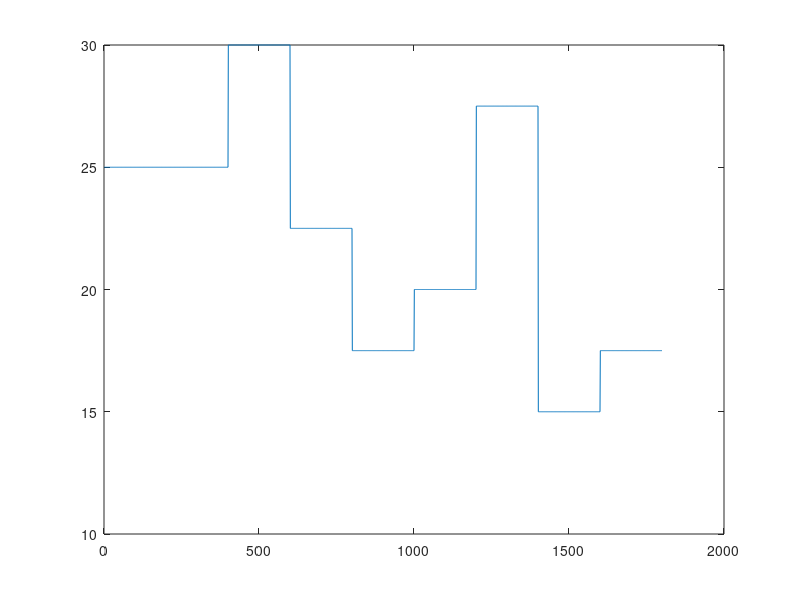

Write the MATLAB code that produced this figure.
% Open-loop experiment for data collection in TCLab
%
% Initializes TCLab, applies a sequence of open-loop controls and records
% the corresponding temperature.
%
% If you see the warning 'Computation time exceeded sampling time by x
% seconds at sample k', it is because the computation time in a given
% loop took more than the sampling period Ts. Try to disable the rt_plot
% flag to fix it or increase Ts.
%
% Functions called: tclab.
%
% J. Miranda Lemos and Afonso Botelho, IST, May 2023
%__________________________________________________________________________

% Initialization
clear all
close all
clc
try
    tclab;
    run = true;
catch
    fprintf('Not able to connect to Arduino\n')
    run = false;
end
script_dir = fileparts(mfilename('fullpath'));
data_folder = fullfile(script_dir,'matfiles');
if ~exist(data_folder,'dir')
    mkdir(data_folder);
end

% Input parameters
u_values = [25 30 22.5 17.5 20 27.5 15 17.5];
step_duration = 1000;

% Experiment parameters
number_of_steps = size(u_values, 2);
T = step_duration * 2 + (number_of_steps - 1) * step_duration; % experiment duration [s] 
% First step has double the time 

Ts = 5; % sampling period [s]
N = T/Ts; % number of samples to collect (bc zero)

step_duration_samples = step_duration / Ts;

% Open-loop profile
u = zeros(2,N);
first_index = 2*step_duration_samples;

u(1,1:first_index) = u_values(1);
u(2,:) = 0;

previous_index = first_index + 1;
for k=2:number_of_steps
    index = min(previous_index + step_duration_samples - 1,N);
    u(1,previous_index:index) = u_values(k);
    previous_index = index + 1;

end

plot(u(1,:)) % Run section and plot to see if u is well defined

%% Test

if ~run
    fprintf('Connect to Arduino\n')
    return
end

% Real-time plot flag. If true, plots the input and measured temperature in
% real time. If false, only plots at the end of the experiment and instead
% prints the results in the command window.
rt_plot = true;

% Initialize figure and signals
if rt_plot
    figure
    drawnow;
end
t = nan(1,N);
y = nan(2,N);

% String with date for saving results
timestr = char(datetime('now','Format','yyMMdd_HHmmSS'));

% Signals the start of the experiment by lighting the LED
led(1)
disp('Temperature test started.')

for k=1:N
    tic;

    % Computes analog time
    t(k) = (k-1)*Ts;

    % Reads the sensor temperatures
    y(1,k) = T1C();
    y(2,k) = T2C();

    % Applies the control variables to the plant
    h1(u(1,k));
    h2(u(2,k));

    if rt_plot
        % Plots results
        clf
        subplot(2,1,1), hold on, grid on   
        plot(t(1:k),y(1,1:k),'.','MarkerSize',10)
        plot(t(1:k),y(2,1:k),'.','MarkerSize',10)
        legend('Temperature 1','Temperature 2','Location','northwest')
        xlabel('Time [s]')
        ylabel('Temperature [°C]')
        subplot(2,1,2), hold on, grid on   
        stairs(t(1:k),u(1,1:k),'LineWidth',2)
        stairs(t(1:k),u(2,1:k),'LineWidth',2)
        legend('Heater 1','Heater 2','Location','northwest')
        xlabel('Time [s]')
        ylabel('Heater [%]')
        ylim([0 100]);
        drawnow;
    else
        fprintf('t = %d, y1 = %.1f C, y2 = %.1f C, u1 = %.1f, u2 = %.1f\n',t(k),y(1,k),y(2,k),u(1,k),u(2,k))
    end

    % Check if computation time did not exceed sampling time
    if toc > Ts
        warning('Computation time exceeded sampling time by %.2f s at sample %d.',toc-Ts,k)
    end
    % Waits for the begining of the new sampling interval
    pause(max(0,Ts-toc));
end

% Turns off both heaters at the end of the experiment
h1(0);
h2(0);

% Signals the end of the experiment by shutting off the LED
led(0)

disp('Temperature test complete.')

if ~rt_plot
    figure
    subplot(2,1,1), hold on, grid on   
    plot(t,y(1,:),'.','MarkerSize',10)
    plot(t,y(2,:),'.','MarkerSize',10)
    legend('Temperature 1','Temperature 2','Location','best')
    xlabel('Time [s]')
    ylabel('Temperature [°C]')
    subplot(2,1,2), hold on, grid on   
    stairs(t,u(1,:),'LineWidth',2)
    stairs(t,u(2,:),'LineWidth',2)
    legend('Heater 1','Heater 2','Location','best')
    xlabel('Time [s]')
    ylabel('Heater control [%]')
    ylim([0 100]);
end

%--------------------------------------------------------------------------

% Save figure and experiment data to file
exportgraphics(gcf,fullfile(data_folder,['openloop_plot_',timestr,'.png']),'Resolution',300)
save(fullfile(data_folder,['openloop_data_',timestr,'.mat']),'y','u','t');

%--------------------------------------------------------------------------
% End of File
